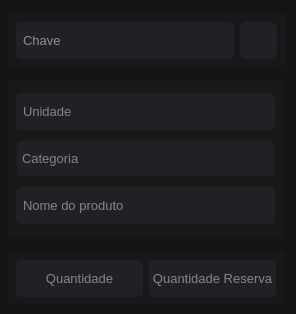
            <widget class="QWidget" name="page_information_chave">
             <property name="styleSheet">
              <string notr="true">background-color: rgb(19, 20, 22);</string>
             </property>
             <widget class="QFrame" name="frame_qr_code">
              <property name="geometry">
               <rect>
                <x>6</x>
                <y>12</y>
                <width>281</width>
                <height>55</height>
               </rect>
              </property>
              <property name="styleSheet">
               <string notr="true">background-color: rgb(23, 24, 26);</string>
              </property>
              <property name="frameShape">
               <enum>QFrame::StyledPanel</enum>
              </property>
              <property name="frameShadow">
               <enum>QFrame::Raised</enum>
              </property>
              <layout class="QHBoxLayout" name="horizontalLayout_5">
               <item>
                <widget class="QLineEdit" name="lineEdit_chave">
                 <property name="minimumSize">
                  <size>
                   <width>0</width>
                   <height>37</height>
                  </size>
                 </property>
                 <property name="font">
                  <font>
                   <pointsize>10</pointsize>
                  </font>
                 </property>
                 <property name="styleSheet">
                  <string notr="true">QLineEdit{
border:none;border-radius: 5px;
background-color: rgb(32, 33, 36);
color: white;padding-left:5px;}

QLineEdit:hover{background-color: rgb(30, 31, 34);}

QLineEdit:focus{background-color: rgb(37, 39, 42);}</string>
                 </property>
                 <property name="placeholderText">
                  <string>Chave</string>
                 </property>
                </widget>
               </item>
               <item>
                <widget class="QPushButton" name="btn_chave_qr_code">
                 <property name="minimumSize">
                  <size>
                   <width>37</width>
                   <height>37</height>
                  </size>
                 </property>
                 <property name="maximumSize">
                  <size>
                   <width>37</width>
                   <height>37</height>
                  </size>
                 </property>
                 <property name="styleSheet">
                  <string notr="true">background-color: rgb(32, 33, 37);
border-radius:7px;
color: #ffffff</string>
                 </property>
                 <property name="text">
                  <string/>
                 </property>
                 <property name="icon">
                  <iconset>
                   <normaloff>../../../images/svg_icons/icon_qr_code.svg</normaloff>../../../images/svg_icons/icon_qr_code.svg</iconset>
                 </property>
                 <property name="iconSize">
                  <size>
                   <width>22</width>
                   <height>22</height>
                  </size>
                 </property>
                </widget>
               </item>
              </layout>
             </widget>
             <widget class="QFrame" name="frame_continer_info">
              <property name="geometry">
               <rect>
                <x>6</x>
                <y>79</y>
                <width>279</width>
                <height>160</height>
               </rect>
              </property>
              <property name="styleSheet">
               <string notr="true">background-color: rgb(23, 24, 26);</string>
              </property>
              <property name="frameShape">
               <enum>QFrame::StyledPanel</enum>
              </property>
              <property name="frameShadow">
               <enum>QFrame::Raised</enum>
              </property>
              <layout class="QVBoxLayout" name="verticalLayout_3">
               <item>
                <widget class="QLineEdit" name="lineEdit_unidade">
                 <property name="minimumSize">
                  <size>
                   <width>0</width>
                   <height>37</height>
                  </size>
                 </property>
                 <property name="font">
                  <font>
                   <pointsize>10</pointsize>
                  </font>
                 </property>
                 <property name="styleSheet">
                  <string notr="true">QLineEdit{
border:none;border-radius: 5px;
background-color: rgb(32, 33, 36);
color: rgb(233, 234, 236);padding-left:5px;}

QLineEdit:hover{background-color: rgb(30, 31, 34);}

QLineEdit:focus{background-color: rgb(34, 35, 38);}</string>
                 </property>
                 <property name="placeholderText">
                  <string>Unidade</string>
                 </property>
                 <property name="clearButtonEnabled">
                  <bool>false</bool>
                 </property>
                </widget>
               </item>
               <item>
                <widget class="PyEditableComboBox" name="combo_box_categoria">
                 <property name="minimumSize">
                  <size>
                   <width>0</width>
                   <height>37</height>
                  </size>
                 </property>
                 <property name="font">
                  <font>
                   <pointsize>10</pointsize>
                  </font>
                 </property>
                 <property name="cursor">
                  <cursorShape>PointingHandCursor</cursorShape>
                 </property>
                 <property name="styleSheet">
                  <string notr="true">QComboBox , QLineEdit{
    border: 1px solid rgba(0, 0, 0, 0.073);
    border-radius: 5px;
    padding-left: 5px;
    padding-right: -187px;
	color: rgb(133, 133, 136);
    background-color: rgb(32, 33, 36);
    text-align: left;
}

QComboBox:hover {
	background-color: rgb(30, 31, 34);
}

QComboBox:pressed , QComboBox:focus{
    background-color: rgb(37, 39, 42);
    border-bottom: 1px solid rgba(0, 0, 0, 0.073);
	color: rgb(133, 133, 136);
}

QComboBox:disabled {
	color: rgb(133, 133, 136);
    background: rgba(249, 249, 249, 0.3);
    border: 1px solid rgba(0, 0, 0, 0.06);
    border-bottom: 1px solid rgba(0, 0, 0, 0.06);
}
                        
QComboBox::drop-down {
	border-top-right-radius: 5px;
	border-bottom-right-radius: 5px;
	width: 34px; }

QComboBox QAbstractItemView {
	color: rgb(133, 133, 136);
	background-color: rgb(23, 24, 26);
	padding: 10px;
	selection-background-color: rgb(195, 155, 255);
	border: 2px solid  rgb(32, 33, 36);
	border-radius:5px;}</string>
                 </property>
                 <property name="editable">
                  <bool>false</bool>
                 </property>
                 <property name="currentText">
                  <string/>
                 </property>
                 <property name="currentIndex">
                  <number>-1</number>
                 </property>
                 <property name="minimumContentsLength">
                  <number>0</number>
                 </property>
                 <property name="placeholderText">
                  <string>Categoria</string>
                 </property>
                 <property name="duplicatesEnabled">
                  <bool>false</bool>
                 </property>
                 <item>
                  <property name="text">
                   <string>New Item</string>
                  </property>
                 </item>
                 <item>
                  <property name="text">
                   <string>New Item</string>
                  </property>
                 </item>
                 <item>
                  <property name="text">
                   <string>New Item</string>
                  </property>
                 </item>
                </widget>
               </item>
               <item>
                <widget class="QLineEdit" name="lineEdit_nome_produto">
                 <property name="minimumSize">
                  <size>
                   <width>0</width>
                   <height>37</height>
                  </size>
                 </property>
                 <property name="font">
                  <font>
                   <pointsize>10</pointsize>
                  </font>
                 </property>
                 <property name="styleSheet">
                  <string notr="true">QLineEdit{
border:none;border-radius: 5px;
background-color: rgb(32, 33, 36);
color: rgb(233, 234, 236);padding-left:5px;}

QLineEdit:hover{background-color: rgb(30, 31, 34);}

QLineEdit:focus{background-color: rgb(34, 35, 38);}</string>
                 </property>
                 <property name="placeholderText">
                  <string>Nome do produto</string>
                 </property>
                </widget>
               </item>
              </layout>
             </widget>
             <widget class="QFrame" name="frame_quantidade">
              <property name="geometry">
               <rect>
                <x>6</x>
                <y>250</y>
                <width>280</width>
                <height>55</height>
               </rect>
              </property>
              <property name="styleSheet">
               <string notr="true">background-color: rgb(23, 24, 26);</string>
              </property>
              <property name="frameShape">
               <enum>QFrame::StyledPanel</enum>
              </property>
              <property name="frameShadow">
               <enum>QFrame::Raised</enum>
              </property>
              <layout class="QHBoxLayout" name="horizontalLayout_12">
               <item>
                <widget class="QLineEdit" name="lineEdit_quantidade">
                 <property name="minimumSize">
                  <size>
                   <width>0</width>
                   <height>37</height>
                  </size>
                 </property>
                 <property name="font">
                  <font>
                   <pointsize>10</pointsize>
                  </font>
                 </property>
                 <property name="styleSheet">
                  <string notr="true">QLineEdit{
border:none;border-radius: 5px;
background-color: rgb(32, 33, 36);
color: rgb(233, 234, 236);}

QLineEdit:hover{background-color: rgb(30, 31, 34);}

QLineEdit:focus{background-color: rgb(34, 35, 38);}</string>
                 </property>
                 <property name="alignment">
                  <set>Qt::AlignCenter</set>
                 </property>
                 <property name="placeholderText">
                  <string>Quantidade</string>
                 </property>
                </widget>
               </item>
               <item>
                <widget class="QLineEdit" name="lineEdit_quantidade_reserva">
                 <property name="minimumSize">
                  <size>
                   <width>0</width>
                   <height>37</height>
                  </size>
                 </property>
                 <property name="font">
                  <font>
                   <pointsize>10</pointsize>
                  </font>
                 </property>
                 <property name="styleSheet">
                  <string notr="true">QLineEdit{
border:none;border-radius: 5px;
background-color: rgb(32, 33, 36);
color: rgb(233, 234, 236);}

QLineEdit:hover{background-color: rgb(30, 31, 34);}

QLineEdit:focus{background-color: rgb(34, 35, 38);}</string>
                 </property>
                 <property name="alignment">
                  <set>Qt::AlignCenter</set>
                 </property>
                 <property name="placeholderText">
                  <string>Quantidade Reserva</string>
                 </property>
                </widget>
               </item>
              </layout>
             </widget>
            </widget>
